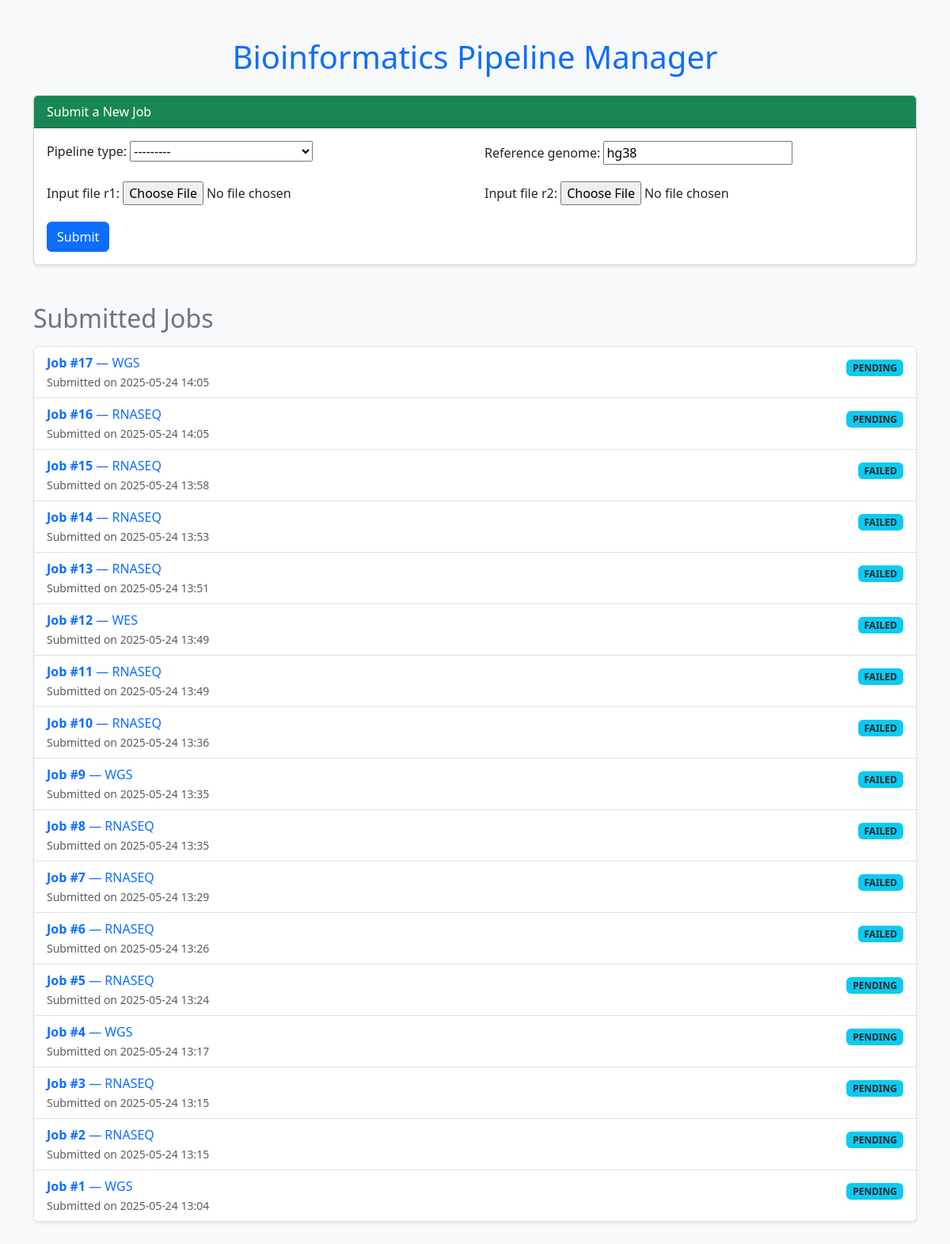
Page /pipeline/ on the committed database.
### pipeline_manager/models.py (models this page shows, shortened)
class Job(models.Model):
    PIPELINE_CHOICES = [
        ('rnaseq', 'RNA-seq'),
        ('wgs', 'Whole Genome Sequencing'),
        ('wes', 'Whole Exome Sequencing'),
        ('methylation', 'Methylation'),
    ]
    pipeline_type = models.CharField(max_length=20, choices=PIPELINE_CHOICES)
    reference_genome = models.CharField(max_length=100, default='hg38')
    input_file_r1 = models.FileField(upload_to='input_files/')
    input_file_r2 = models.FileField(upload_to='input_files/', blank=True, null=True)  # paired read optional for single-end
    out_dir = models.TextField(blank=True, null=True)
    status = models.CharField(max_length=50, default='PENDING')
    log = models.TextField(blank=True, default='')
    created_at = models.DateTimeField(auto_now_add=True)

### pipeline_manager/views.py (the view)
# urls.py: path('', views.pipeline_home, name='pipeline_home'),
def pipeline_home(request):
    if request.method == 'POST':
        form = JobForm(request.POST, request.FILES)
        if form.is_valid():
            job = form.save()
            if job.pipeline_type == 'rnaseq':
                run_rnaseq_nextflow_pipeline.delay(job.id)
            elif job.pipeline_type == 'wgs':
                run_wgs_pipeline.delay(job.id)
            elif job.pipeline_type == 'wes':
                run_wes_pipeline.delay(job.id)
            elif job.pipeline_type == 'methylation':
                run_methylation_pipeline.delay(job.id)
            return redirect('pipeline_manager:pipeline_home')
    else:
        form = JobForm()
    jobs = Job.objects.all().order_by('-created_at')  # or any other ordering
    return render(request, 'pipeline_manager/home.html', {'form': form, 'jobs': jobs})

### pipeline_manager/forms.py (shortened to what this page needs)
class JobForm(forms.ModelForm):
    class Meta:
        model = Job
        fields = ['pipeline_type', 'reference_genome', 'input_file_r1', 'input_file_r2']

### pipeline_manager/templates/pipeline_manager/home.html (shortened to what this page needs)
{% load static %}
<!DOCTYPE html>
<html>
<head>
    <link href="https://cdn.jsdelivr.net/npm/bootstrap@5.3.2/dist/css/bootstrap.min.css" rel="stylesheet">
</head>
<body class="bg-light">
<div class="container py-5">
    <h1 class="mb-4 text-center text-primary">Bioinformatics Pipeline Manager</h1>
    <div class="card shadow-sm mb-5">
        <div class="card-header bg-success text-white">
            Submit a New Job
        </div>
        <div class="card-body">
            <form method="post" enctype="multipart/form-data">
                <div class="row">
                    {% for field in form %}
                        <div class="mb-3 col-md-6">
                            <label class="form-label">{{ field.label_tag }}</label>
                            {{ field }}
                        </div>
                    {% endfor %}
                </div>
                <button type="submit" class="btn btn-primary">Submit</button>
            </form>
        </div>
    </div>
    <h2 class="mb-3 text-secondary">Submitted Jobs</h2>
    {% if jobs %}
        <ul class="list-group shadow-sm">
            {% for job in jobs %}
                <li class="list-group-item d-flex justify-content-between align-items-start">
                    <div>
                        <a href="{% url 'pipeline_manager:job_detail' job.id %}" class="text-decoration-none">
                            <strong>Job #{{ job.id }}</strong> — {{ job.pipeline_type|upper }}
                        </a>
                        <br>
                        <small class="text-muted">Submitted on {{ job.created_at|date:"Y-m-d H:i" }}</small>
                    </div>
                    <span class="badge bg-info text-dark mt-2">{{ job.status }}</span>
                </li>
            {% endfor %}
        </ul>
    {% else %}
        <p class="text-muted">No jobs submitted yet.</p>
    {% endif %}
</div>
</body>
</html>

### rows in the picture
Job: id "17", pipeline_type "WGS", created_at "2025-05-24 14:05", status "PENDING"
Job: id "16", pipeline_type "RNASEQ", created_at "2025-05-24 14:05", status "PENDING"
Job: id "15", pipeline_type "RNASEQ", created_at "2025-05-24 13:58", status "FAILED"
Job: id "14", pipeline_type "RNASEQ", created_at "2025-05-24 13:53", status "FAILED"
Job: id "13", pipeline_type "RNASEQ", created_at "2025-05-24 13:51", status "FAILED"
Job: id "12", pipeline_type "WES", created_at "2025-05-24 13:49", status "FAILED"
Job: id "11", pipeline_type "RNASEQ", created_at "2025-05-24 13:49", status "FAILED"
Job: id "10", pipeline_type "RNASEQ", created_at "2025-05-24 13:36", status "FAILED"
Job: id "9", pipeline_type "WGS", created_at "2025-05-24 13:35", status "FAILED"
Job: id "8", pipeline_type "RNASEQ", created_at "2025-05-24 13:35", status "FAILED"
Job: id "7", pipeline_type "RNASEQ", created_at "2025-05-24 13:29", status "FAILED"
Job: id "6", pipeline_type "RNASEQ", created_at "2025-05-24 13:26", status "FAILED"
Job: id "5", pipeline_type "RNASEQ", created_at "2025-05-24 13:24", status "PENDING"
Job: id "4", pipeline_type "WGS", created_at "2025-05-24 13:17", status "PENDING"
Job: id "3", pipeline_type "RNASEQ", created_at "2025-05-24 13:15", status "PENDING"
Job: id "2", pipeline_type "RNASEQ", created_at "2025-05-24 13:15", status "PENDING"
Job: id "1", pipeline_type "WGS", created_at "2025-05-24 13:04", status "PENDING"

### other values in the picture
{{ field.label_tag }} "Pipeline type:" "Reference genome:" "Input file r1:" "Input file r2:"
